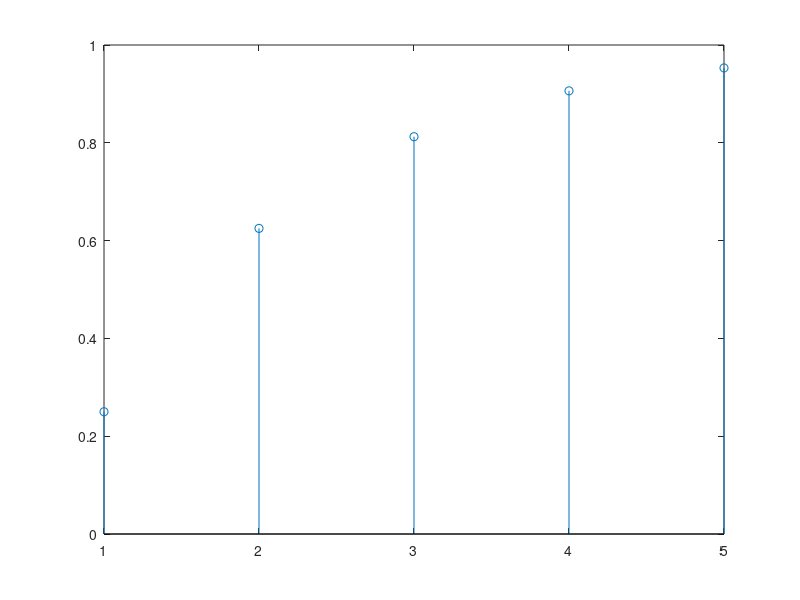

This chart was generated by the following MATLAB code:
clc
clear all
x=[ones(1,5)]
x
for i=1:5
    
    if(i==1)
        y(i)=.25*x(i)
    else
        y(i)=y(i-1)*0.5+.25*x(i)+.25*x(i-1)
    end
    
end
n=1:5
stem(n,y)